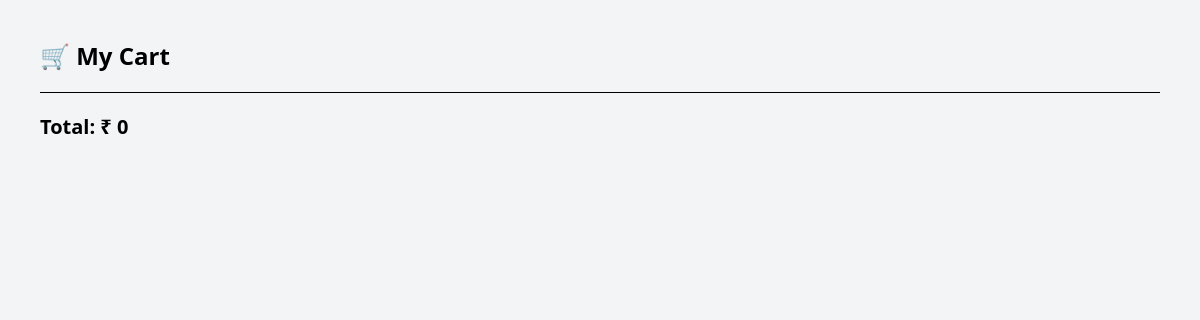
The page /cart/ (signed in) on the database as committed earlier.
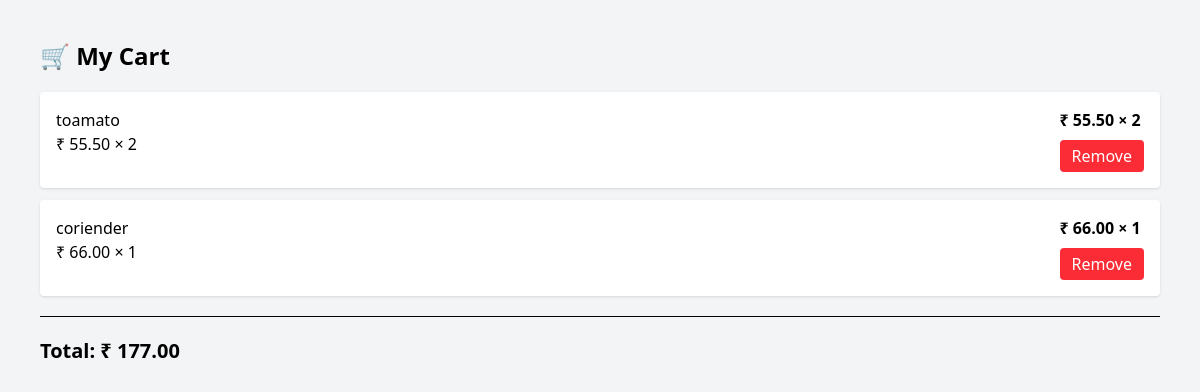
The same page on the database as committed later.
### product/models.py (models this page shows, shortened)
class CartItem(models.Model):
    user = models.ForeignKey(User, on_delete=models.CASCADE)
    product = models.ForeignKey(Product, on_delete=models.CASCADE)
    quantity = models.IntegerField(default=1)

class Product(models.Model):
    name=models.CharField(max_length=166)
    description=models.TextField()
    price=models.DecimalField(max_digits=11,decimal_places=2)
    stock=models.PositiveIntegerField()

### product/views.py (the view)
# urls.py: path("cart/", CartView.as_view(), name="cart"),
class CartView(LoginRequiredMixin, View):
    def get(self, request):
        cart_items = CartItem.objects.filter(user=request.user)
        total = sum(item.product.price * item.quantity for item in cart_items)
        return render(request, "product/cart.html", {
            "cart_items": cart_items,
            "total": total
        })

### product/templates/product/cart.html (shortened to what this page needs)
{% extends "product/base.html" %}
{% block content %}
<div class="p-10">
    <h1 class="text-2xl font-bold mb-5">🛒 My Cart</h1>
    {% for item in cart_items %}
    <div class="bg-white p-4 mb-3 shadow rounded flex justify-between">
        <div>
            <h2>{{ item.product.name }}</h2>
            <p>₹ {{ item.product.price }} × {{ item.quantity }}</p>
        </div>
        <div>
            <p class="font-bold">
                ₹ {{ item.product.price }} × {{ item.quantity }}
            </p>
            <a href="{% url 'remove_from_cart' item.id %}">
                <button class="bg-red-500 text-white px-3 py-1 mt-2 rounded">
                    Remove
                </button>
            </a>
        </div>
    </div>
    {% endfor %}
    <hr class="my-5">
    <h2 class="text-xl font-bold">
        Total: ₹ {{ total }}
    </h2>
</div>
{% endblock %}

### product/templates/product/base.html (shortened to what this page needs)
<!DOCTYPE html>
<html lang="en">
<head>
    <script src="https://unpkg.com/@tailwindcss/browser@4"></script>
</head>
<body class="bg-gray-100">
    {% block content %}{% endblock %}
</body>
</html>

Rows that differ between the two databases and show on the page:
added CartItem: product.name "toamato", product.price "55.50", quantity "2"
added CartItem: product.name "coriender", product.price "66.00", quantity "1"
Other text that changed with them:
{{ total }}: "0" → "177.00"
